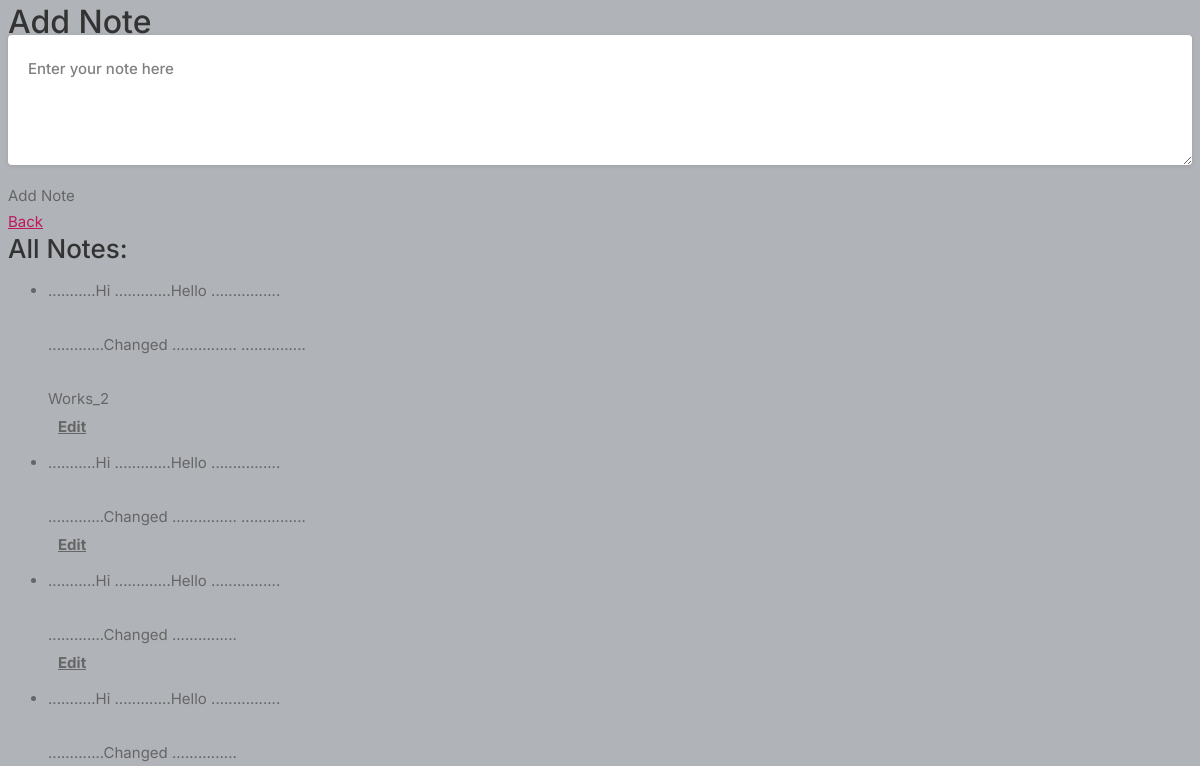
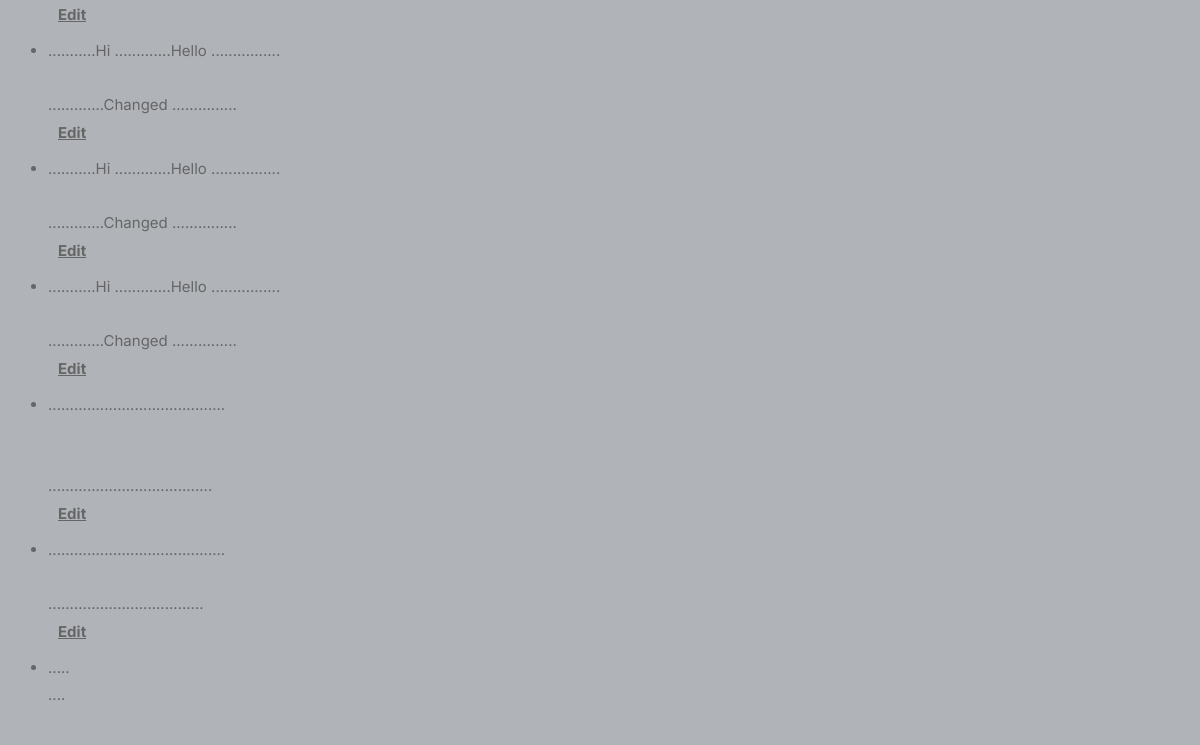
/add-note/ (signed in, upper part), run on an earlier commit of the app's database (2 pictures, top to bottom).
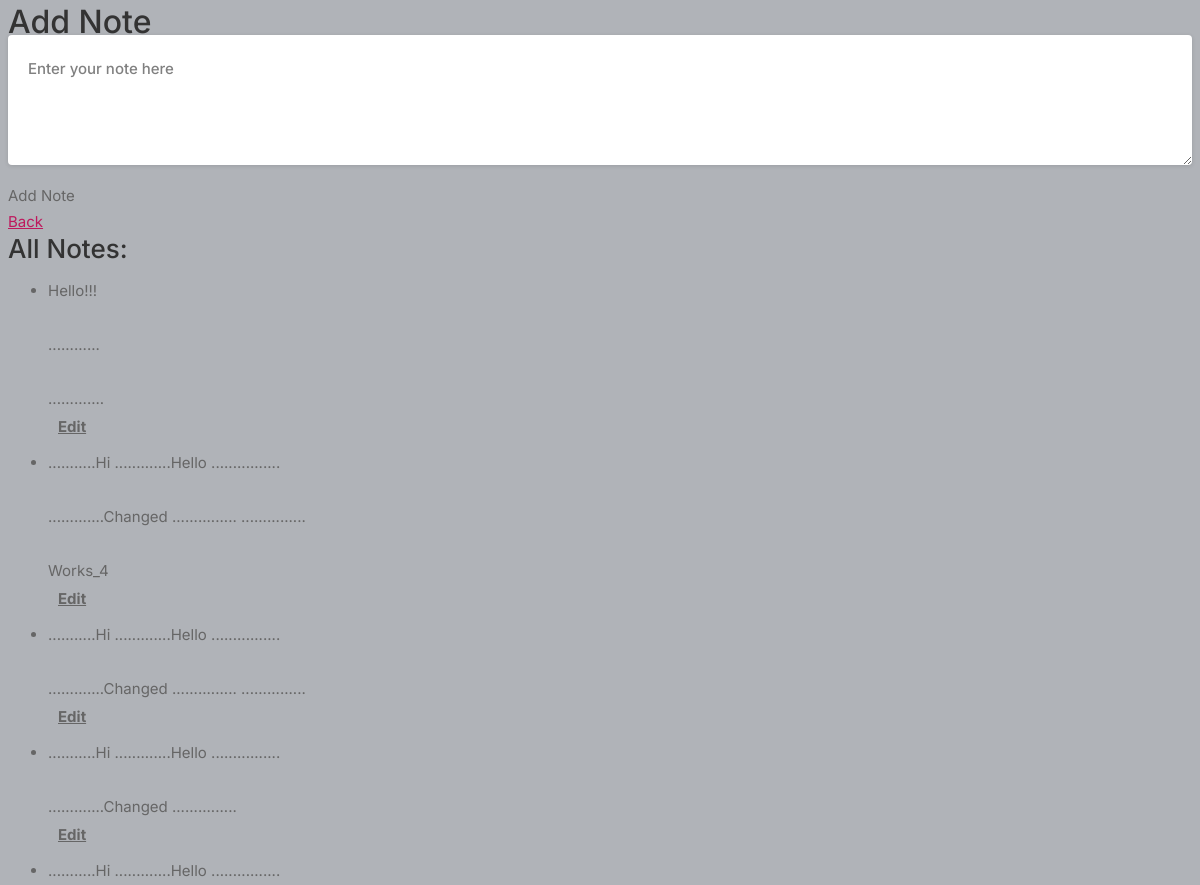
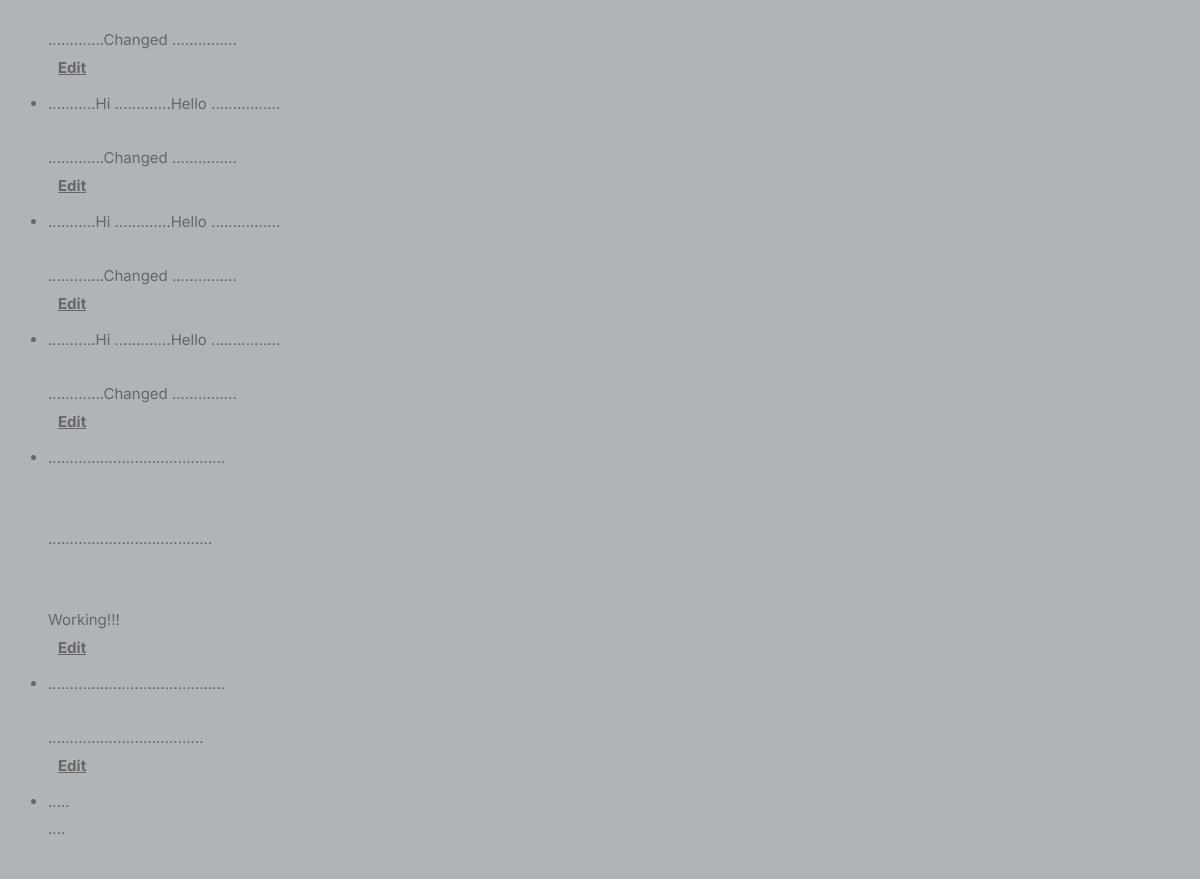
And on a later commit of the database (2 pictures, top to bottom).
### core/models.py (models this page shows, shortened)
class Note(models.Model):
    user = models.ForeignKey(User, on_delete=models.CASCADE)
    content = models.TextField()

### core/views.py (the view)
# urls.py: path('add-note/', views.add_note, name='add_note'),
@login_required(login_url='signin')
def add_note(request):
    if request.method == 'POST':
        note_content = request.POST.get('note')
        Note.objects.create(user=request.user, content=note_content)
        return JsonResponse({'success': True})
    else:
        all_notes = Note.objects.filter(user=request.user)
        return render(request, 'add_note.html', {'all_notes': all_notes})

### templates/add_note.html (shortened to what this page needs)
{% load static %}
<!DOCTYPE html>
<html lang="en">
<head>
    <link rel="stylesheet" href="{% static 'assets/css/style.css' %}">
</head>
<body>
    <h1>Add Note</h1>
    <form id="addNoteForm" action="{% url 'add_note' %}" method="POST">
        <textarea id="noteInput" name="note" placeholder="Enter your note here"></textarea>
        <button id="addNoteButton" type="submit">Add Note</button>
    </form>
    <a href="{% url 'index' %}">Back</a>
    <h2>All Notes:</h2>
    <ul id="allNotes">
        {% for note in all_notes reversed %}
            <li data-note-id="{{ note.id }}">
                {{ note.content|linebreaksbr }}
                <div class="note-container">
                    <div class="edit-delete-buttons">
                        <form action="{% url 'edit_note' note_id=note.id %}" method="GET" style="display: inline;">
                            <button type="submit">Edit</button>
                        </form>
                    </div>
                </div>
            </li>
        {% endfor %}
    </ul>
</body>
</html>

What changed in the data, as far as the page shows it:
added Note: content "Hello!!! ............ ............."
changed Note: content "...........Hi .............Hello ................ .............Changed ............... ............... Works_2" → "...........Hi .............Hello ................ .............Changed ............... ............... Works_4"
changed Note: content "......................................... ......................................" → "......................................... ...................................... Working!!!"
